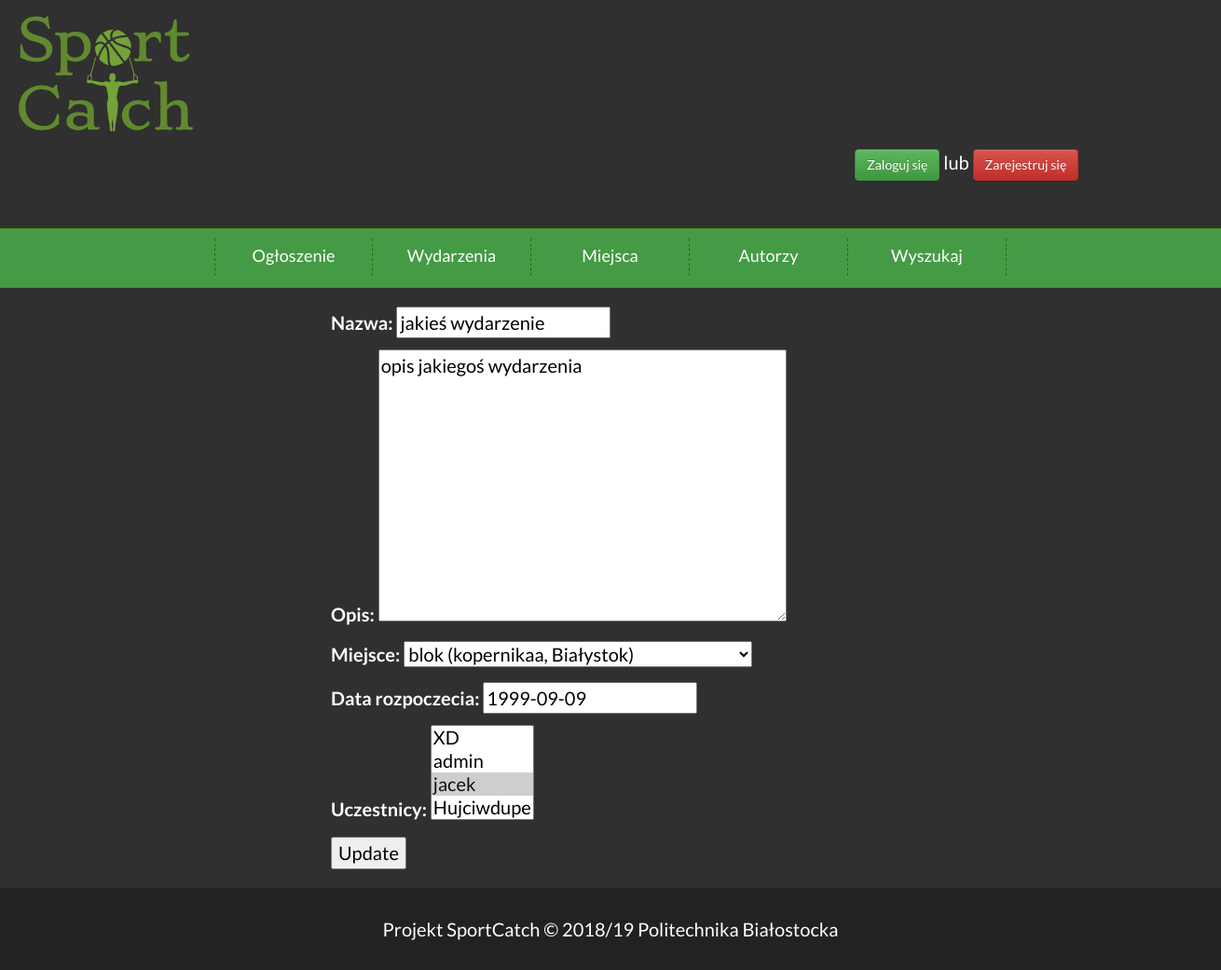
/events/6/edit, run on an earlier commit of the app's database.
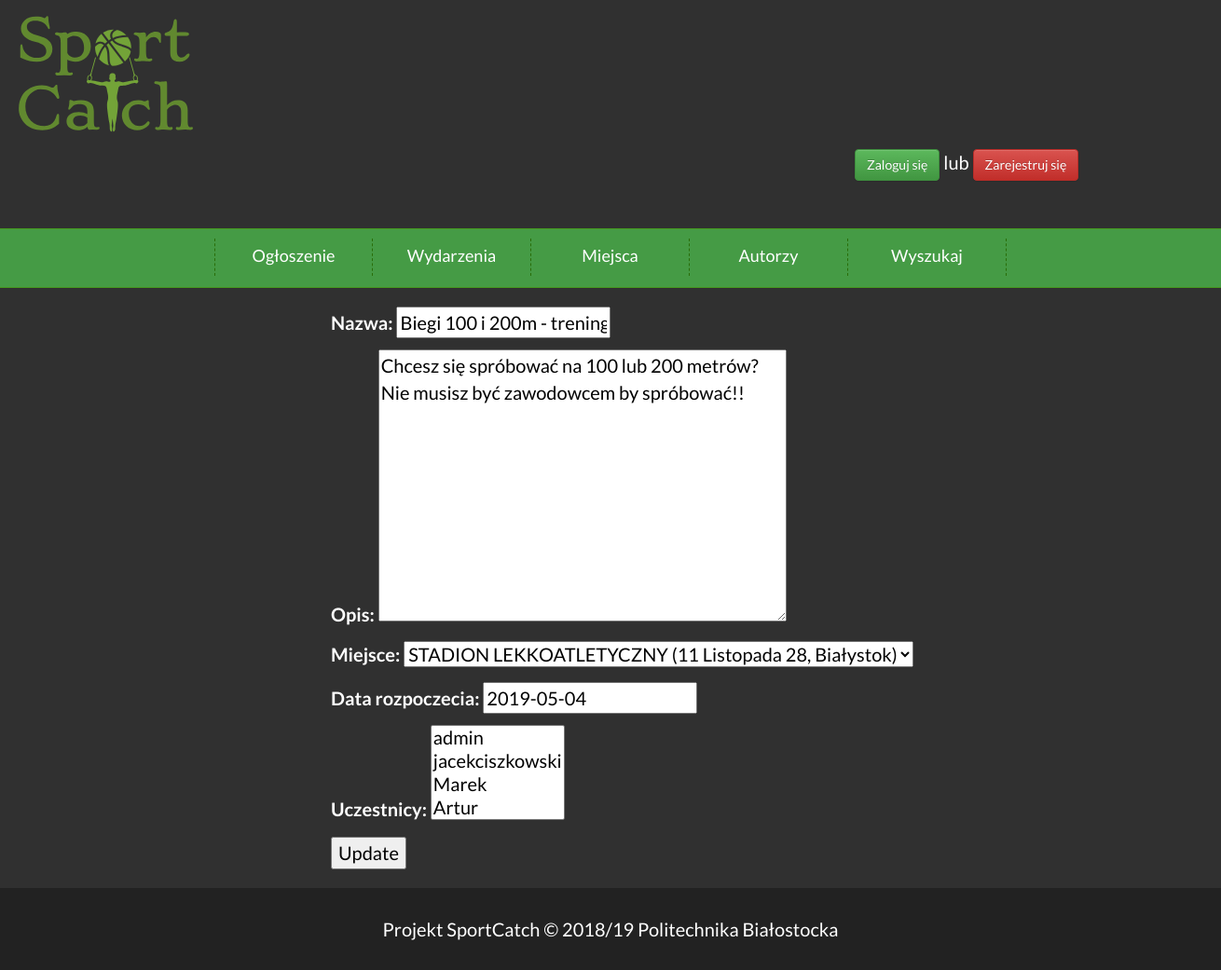
And on a later commit of the database.
### event/models.py (models this page shows, shortened)
class wydarzenie(models.Model):
    miejsce=models.ForeignKey(miejsce,on_delete=models.CASCADE)
    nazwa=models.CharField(max_length=50)
    data_rozpoczecia=models.DateField()
    organizator=models.ForeignKey(User,on_delete=models.CASCADE,related_name='wydarzenia')
    opis=models.TextField()
    uczestnicy=models.ManyToManyField(User,related_name="uczestnicy")
    Srednia_ocen=models.IntegerField( default=0)
    photo = models.ImageField(upload_to="wydarzenia/", blank=True, default='miejsca/Default.jpg')

class miejsce(models.Model):
    adres=models.CharField(max_length=100)
    miasto=models.CharField(max_length=100, default="Białystok")
    nazwa=models.CharField(max_length=100)
    zaakceptowane=models.BooleanField(default=False)
    Srednia_ocen=models.IntegerField( default=0)
    photo = models.ImageField(upload_to='miejsca/', blank=True, default='miejsca/Default.jpg')
    def __str__(self):
        return "{} ({}, {})".format(self.nazwa, self.adres, self.miasto)
    class Meta:
        verbose_name = 'Miejsce'
        verbose_name_plural = 'Miejsca'

### event/views.py (the view, shortened to what this page needs)
# urls.py: path('events/<int:pk>/edit', views.WydarzenieUpdateView.as_view(), name='edit_event'),
class WydarzenieUpdateView(UpdateView):
    model = wydarzenie
    fields = ('nazwa', 'opis', 'miejsce', 'data_rozpoczecia', 'uczestnicy')
    template_name = 'event/edit_event.html'
    context_object_name = 'wydarzenie'

### event/templates/event/edit_event.html
{% extends 'Base.html' %}
{% load emoticons_tags %}
{% block content %}
<div class="Logowanie">
<form method="post" enctype="multipart/form-data">{% csrf_token %}
    {{ form.as_p }}
    <input type="submit" value="Update">
</form>
</div>
{%endblock%}

What changed in the data, as far as the page shows it:
changed wydarzenie: nazwa "jakieś wydarzenie" → "Biegi 100 i 200m - trening"; opis "opis jakiegoś wydarzenia" → "Chcesz się spróbować na 100 lub 200 metrów? Nie musisz być zawodowcem by spróbować!!"; miejsce "blok (kopernikaa, Białystok)" → "STADION LEKKOATLETYCZNY (11 Listopada 28, Białystok)"; data_rozpoczecia "1999-09-09" → "2019-05-04"
Also different on the page:
form field uczestnicy: "XD / admin / jacek ☑ / Hujciwdupe" → "admin / jacekciszkowski / Marek / Artur"
